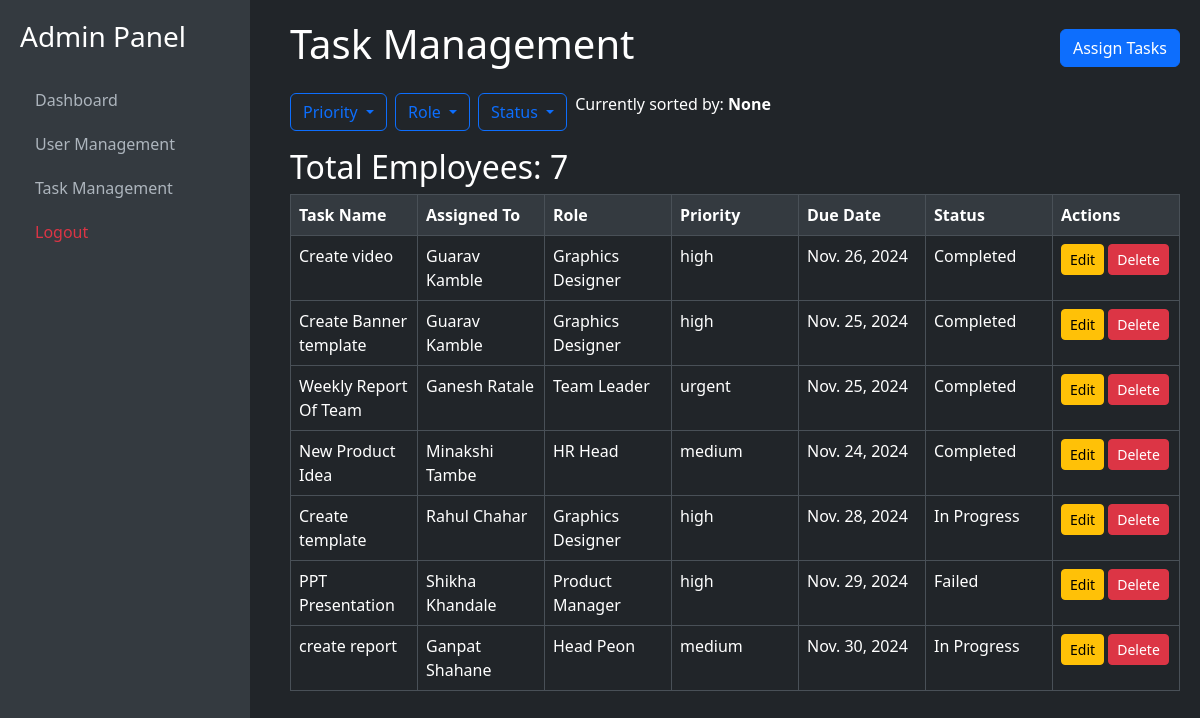
/users/tasks/task/details/, run on the app's committed database.
### tsmtasks/models.py (models this page shows, shortened)
class Task(models.Model):
    PRIORITY_CHOICES = [
        ('urgent', 'Urgent'),
        ('high', 'High'),
        ('medium', 'Medium'),
        ('low', 'Low'),
    ]
    STATUS_CHOICES = [
    ('Completed', 'Completed'),
    ('In Progress', 'In Progress'),
    ('Failed', 'Failed'),
    ]
    task_name = models.CharField(max_length=255, verbose_name="Task Name")
    task_description = models.TextField(verbose_name="Task Description")
    assigned_employees = models.ForeignKey(EmployeeProfile, on_delete=models.CASCADE, related_name="tasks")
    priority = models.CharField(max_length=10, choices=PRIORITY_CHOICES, verbose_name="Priority")
    due_date = models.DateField(verbose_name="Due Date")
    created_at = models.DateTimeField(auto_now_add=True, verbose_name="Created At")
    updated_at = models.DateTimeField(auto_now=True, verbose_name="Updated At")
    status = models.CharField(max_length=20, choices=STATUS_CHOICES, default='In Progress')

### tsmusers/models.py (models this page shows, shortened)
class EmployeeProfile(models.Model):
    employee = models.OneToOneField(
        Employee,
        on_delete=models.CASCADE,
        related_name='profile'  # Add a related_name for reverse access
    )
    first_name = models.CharField(max_length=50)
    middle_name = models.CharField(max_length=50, blank=True, null=True)
    last_name = models.CharField(max_length=50)
    age = models.PositiveIntegerField(null=True, blank=True)
    gender = models.CharField(max_length=10, choices=[
        ('Male', 'Male'),
        ('Female', 'Female'),
        ('Other', 'Other')
    ])
    role = models.CharField(max_length=100)
    address = models.TextField()
    phone_number = models.CharField(max_length=15)

### tsmtasks/views.py (the view, shortened to what this page needs)
# urls.py: path('task/details/',views.task_detail,name='taskdetails'),
def task_detail(request):
    sort_by = request.GET.get('sort_by', '')
    priority_filter = request.GET.get('priority', '')
    role_filter = request.GET.get('role', '')
    status_filter = request.GET.get('status', '')
    tasks = Task.objects.select_related('assigned_employees')
    if sort_by == 'role':
        tasks = tasks.order_by('assigned_employees__role')
    elif sort_by == 'due_date':
        tasks = tasks.order_by('due_date')
    elif sort_by == 'status':
        tasks = tasks.order_by('status')
    if priority_filter:
        tasks = tasks.filter(priority__iexact=priority_filter)  # Case-insensitive match
    if role_filter:
        tasks = tasks.filter(assigned_employees__role=role_filter)
    if status_filter:
        tasks = tasks.filter(status=status_filter)
    employees = EmployeeProfile.objects.all()
    if role_filter:
        employees = employees.filter(role=role_filter)
    total_employees = employees.count()
    distinct_roles = EmployeeProfile.objects.values_list('role', flat=True).distinct()
    context = {
        'tasks': tasks,
        'distinct_roles': distinct_roles,
        'employees': employees,
        'total_employees': total_employees,
    }
    return render(request, 'tsmtasks/task_detail.html', context)

### tsmtasks/templates/tsmtasks/task_detail.html (shortened to what this page needs)
{% extends "admin_sidebar.html" %}
{% block admincontent %}
    <div class="d-flex justify-content-between align-items-center mb-3">
        <h1>Task Management</h1>
        <a class="btn btn-primary" href="{% url "taskcreate" %}">Assign Tasks</a>
    </div>
    <div class="mb-3 d-flex align-items-center">
        <div class="dropdown me-2">
            <button
                class="btn btn-outline-primary dropdown-toggle"
                type="button"
                id="priorityDropdown"
                data-bs-toggle="dropdown"
                aria-expanded="false"
            >
                Priority
            </button>
        </div>
        <div class="dropdown me-2">
            <button
                class="btn btn-outline-primary dropdown-toggle"
                type="button"
                id="roleDropdown"
                data-bs-toggle="dropdown"
                aria-expanded="false"
            >
                Role
            </button>
        </div>
        <div class="dropdown me-2">
            <button
                class="btn btn-outline-primary dropdown-toggle"
                type="button"
                id="statusDropdown"
                data-bs-toggle="dropdown"
                aria-expanded="false"
            >
                Status
            </button>
        </div>
        <p>Currently sorted by: <strong>{{ request.GET.sort_by|default:"None" }}</strong></p>
    </div>
    <h2>Total Employees: {{ total_employees }}</h2>
    <table class="table table-bordered">
        <thead>
            <tr>
                <th>Task Name</th>
                <th>Assigned To</th>
                <th>Role</th>
                <th>Priority</th>
                <th>Due Date</th>
                <th>Status</th>
                <th>Actions</th>
            </tr>
        </thead>
        <tbody>
            {% for task in tasks %}
                <tr style="color: white;">
                    <td>{{ task.task_name }}</td>
                    <td>{{ task.assigned_employees.first_name }} {{ task.assigned_employees.last_name }}</td>
                    <td>{{ task.assigned_employees.role }}</td>
                    <td>{{ task.priority }}</td>
                    <td>{{ task.due_date }}</td>
                    <td>{{ task.status }}</td>
                    <td>
                        <a href="{% url 'task_update' task.id %}" class="btn btn-warning btn-sm">Edit</a>
                        <a href="{% url 'taskdelete' task.id %}" class="btn btn-danger btn-sm">Delete</a>
                    </td>
                </tr>
            {% endfor %}
        </tbody>
    </table>
{% endblock %}

### static/css/admin_table_data.css (style rules this page uses)
.table th { position: sticky; top: 0; z-index: 1; background-color: #343a40; color: white; }
.table { width: 100%; table-layout: fixed; }

### data on the page
Task: task_name "Create video", assigned_employees.first_name "Guarav", assigned_employees.last_name "Kamble", assigned_employees.role "Graphics Designer", priority "high", due_date "Nov. 26, 2024", status "Completed"
Task: task_name "Create Banner template", assigned_employees.first_name "Guarav", assigned_employees.last_name "Kamble", assigned_employees.role "Graphics Designer", priority "high", due_date "Nov. 25, 2024", status "Completed"
Task: task_name "Weekly Report Of Team", assigned_employees.first_name "Ganesh", assigned_employees.last_name "Ratale", assigned_employees.role "Team Leader", priority "urgent", due_date "Nov. 25, 2024", status "Completed"
Task: task_name "New Product Idea", assigned_employees.first_name "Minakshi", assigned_employees.last_name "Tambe", assigned_employees.role "HR Head", priority "medium", due_date "Nov. 24, 2024", status "Completed"
Task: task_name "Create template", assigned_employees.first_name "Rahul", assigned_employees.last_name "Chahar", assigned_employees.role "Graphics Designer", priority "high", due_date "Nov. 28, 2024", status "In Progress"
Task: task_name "PPT Presentation", assigned_employees.first_name "Shikha", assigned_employees.last_name "Khandale", assigned_employees.role "Product Manager", priority "high", due_date "Nov. 29, 2024", status "Failed"
Task: task_name "create report", assigned_employees.first_name "Ganpat", assigned_employees.last_name "Shahane", assigned_employees.role "Head Peon", priority "medium", due_date "Nov. 30, 2024", status "In Progress"

### other printed values
{{ request.GET.sort_by|default:"None" }} "None"
{{ total_employees }} "7"
